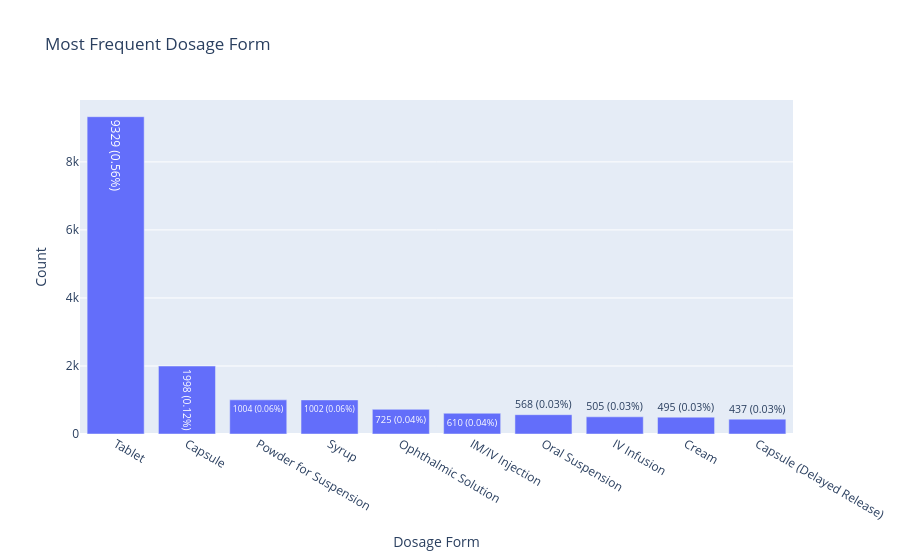

Source (notebook cell):
### Code cell
column_name = 'dosage form'
most_frequent_plot(column_name, 10)
print("Plotted top 10 dosage forms.")

### Figure 1 — Plotly figure (JSON) as saved in the notebook; plotly's stock layout.template omitted (floating-point values rounded to 4 significant figures)
{"data": [{"hovertemplate": "Dosage Form=%{x}<br>counts=%{y}<br>count_pct=%{text}<extra></extra>", "legendgroup": "", "marker": {"color": "#636efa", "pattern": {"shape": ""}}, "name": "", "orientation": "v", "showlegend": false, "text": ["9329 (0.56%)", "1998 (0.12%)", "1004 (0.06%)", "1002 (0.06%)", "725 (0.04%)", "610 (0.04%)", "568 (0.03%)", "505 (0.03%)", "495 (0.03%)", "437 (0.03%)"], "textposition": "auto", "type": "bar", "x": ["Tablet", "Capsule", "Powder for Suspension", "Syrup", "Ophthalmic Solution", "IM/IV Injection", "Oral Suspension", "IV Infusion", "Cream", "Capsule (Delayed Release)"], "xaxis": "x", "y": [9329, 1998, 1004, 1002, 725, 610, 568, 505, 495, 437], "yaxis": "y"}], "layout": {"barmode": "relative", "legend": {"tracegroupgap": 0}, "title": {"text": "Most Frequent Dosage Form"}, "xaxis": {"anchor": "y", "domain": [0, 1], "title": {"text": "Dosage Form"}}, "yaxis": {"anchor": "x", "domain": [0, 1], "title": {"text": "Count"}}}}
